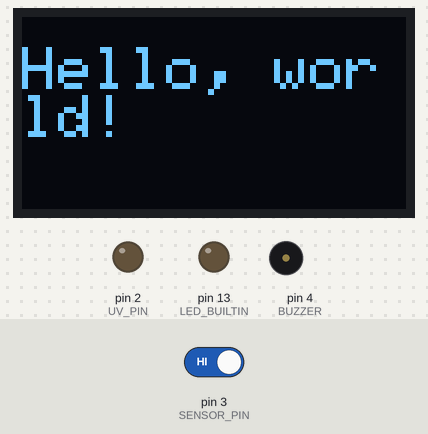
Recording of a sketch running on a simulated Arduino Uno, built with avr-gcc and run on an emulated ATmega328P. On the bench: 128×64 one-colour display, output pins drawn as LEDs (lit = HIGH), buzzer (waves = sounding, pin HIGH). Inputs (shaded band) come from the test bench; at power-on: pin 3 (SENSOR_PIN) HIGH.

Above: at 2.1 s.
At 3.2 s:
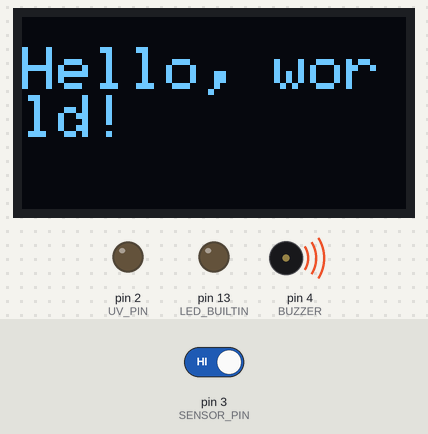
At 111.34 s:
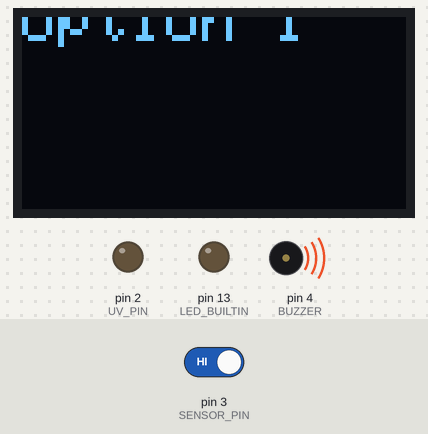

The sketch:

UV_with_TFT.ino
```cpp
#include <Wire.h>
#include <Adafruit_GFX.h>
#include <Adafruit_SSD1306.h>

#define SCREEN_WIDTH 128 // OLED display width, in pixels
#define SCREEN_HEIGHT 64 // OLED display height, in pixels
#define SENSOR_PIN 3 //3 dan 13
#define BUZZER 4
#define UV_PIN 2

Adafruit_SSD1306 display(SCREEN_WIDTH, SCREEN_HEIGHT, &Wire, -1);
uint64_t  previousMillis = 0;
int sensor;
int lastState = LOW;
int currentState;
int options = 0;

void setup() {
  if (!display.begin(SSD1306_SWITCHCAPVCC, 0x3C)) { // Address 0x3D for 128x64
    Serial.println(F("SSD1306 allocation failed"));
    for (;;);
  }
  delay(2000);
  display.clearDisplay();
  display.setTextSize(2);
  display.setTextColor(WHITE);
  display.setCursor(0, 10);
  display.println("Hello, world!");
  display.display();
  delay(1000);

  pinMode(SENSOR_PIN, INPUT_PULLUP);
  pinMode(LED_BUILTIN, OUTPUT);
  pinMode(BUZZER, OUTPUT); //buzzer
  delay(100);
  digitalWrite(BUZZER, HIGH);
  pinMode(UV_PIN, OUTPUT); //UV
  delay(100);
}

void UV(){
  digitalWrite(UV_PIN, HIGH);
  delay(10000);
  digitalWrite(UV_PIN, LOW);
}

void loop() {
  currentState = digitalRead(SENSOR_PIN);
  switch (currentState) {
    case 1:
      switch (lastState) {
        case 0:
          Serial.println("Sensor Touched");
          lastState = currentState;
          break;
      }
      break;
    case 0:
      switch (lastState) {
        case 1:
          Serial.println("Sensor Released");
          lastState = currentState;
          options += 1;
          break;
      }
      break;
  }
  switch (options) {
    case 0:
      display.clearDisplay();
      display.println("Option 1");
      display.display();
      break;
    case 1:
      display.clearDisplay();
      display.println("Option 2");
      display.display();
      break;
    case 2:
      display.clearDisplay();
      display.println("Option 3");
      display.display();
      break;
    case 3:
      options = 0;
      break;
  }
}
```

Measured:
- what the display in image 0 shows lasts 1.2 s, from 2.1 s to 3.3 s
